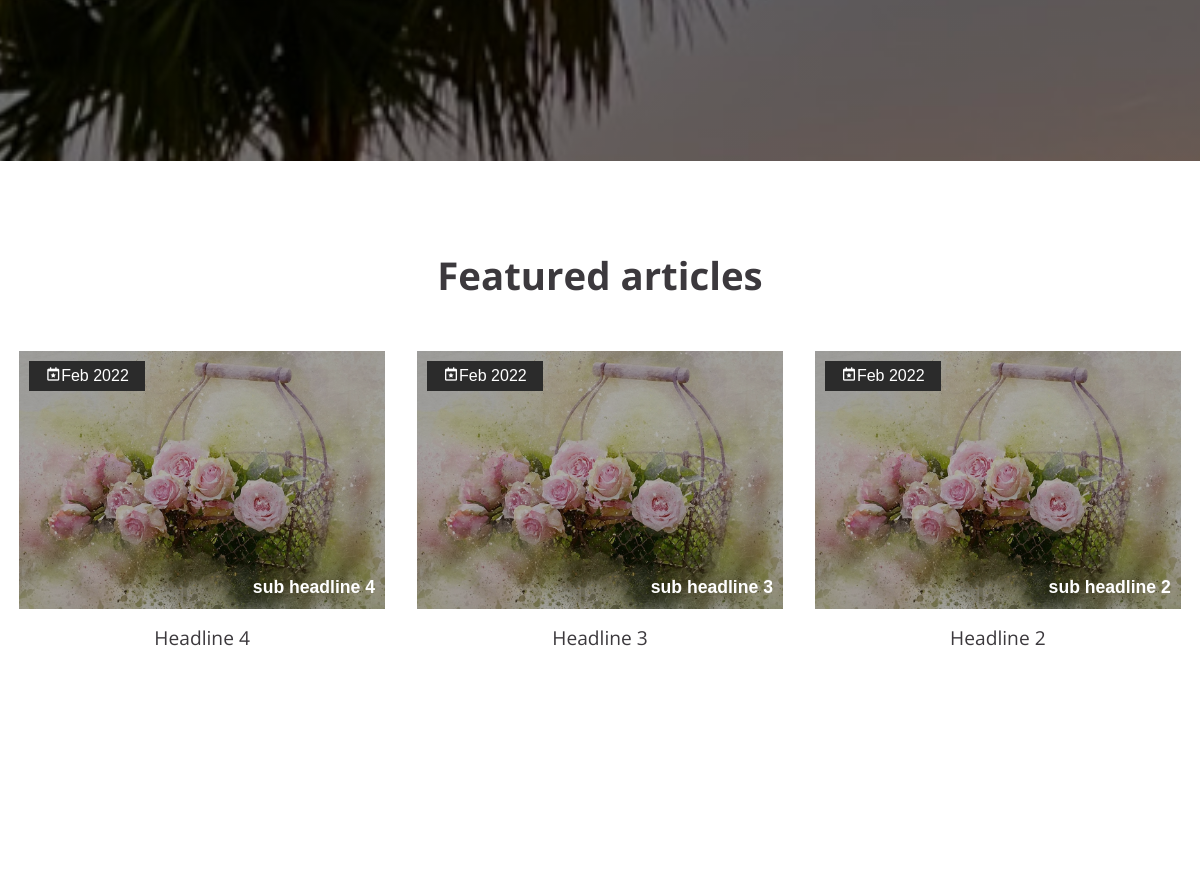
Before: / (middle part) with the older database file.
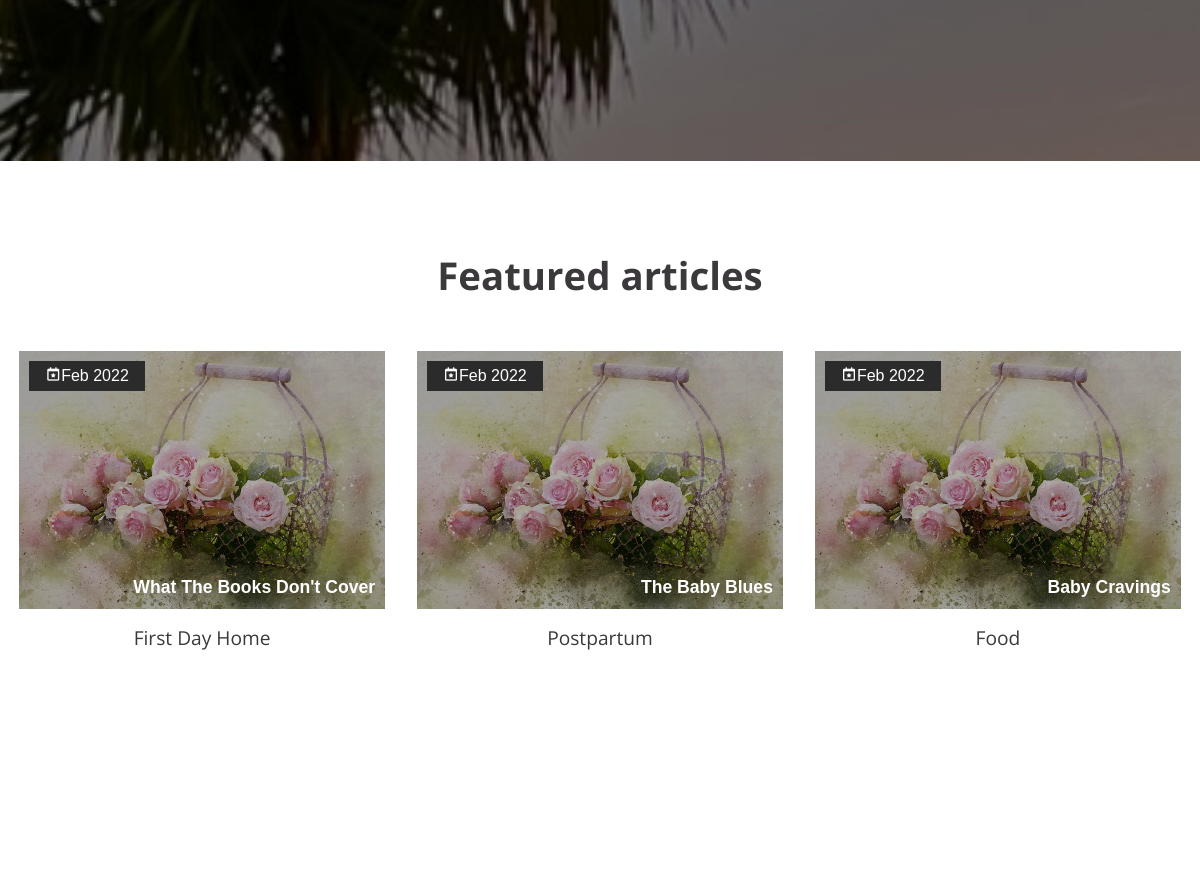
After: the same page with the newer database file.
### blog/models.py (models this page shows, shortened)
class Article (models.Model):
    author = models.ForeignKey(
        Profile, on_delete=models.CASCADE, related_name='author')
    headline = models.CharField(max_length=200)
    sub_headline = models.CharField(max_length=200, null=True, blank=True)
    image = models.ImageField(null=True, blank=True, upload_to="article", default="placeholder.png")
    body = RichTextUploadingField(null=True, blank=True)
    featured = models.BooleanField(default=False)
    tags = models.ManyToManyField(Tag, blank=True)
    options = (
        ('draft', 'Draft'),
        ('published', 'Published'),
    )
    slug = models.SlugField(max_length=250, unique_for_date='publish')
    publish = models.DateTimeField(default=timezone.now)
    status = models.CharField(max_length=10, choices=options, default='draft')
    objects = models.Manager()  # default manager
    articlemanager = ArticleManager()  # custom manager
    def get_absolute_url(self):
        return reverse('blog:article', args=[self.slug])
    class Meta:
        ordering = ('-publish',)

### blog/views.py (the view)
# urls.py: path('', views.home, name='home'),
def home(request):
    featured = Article.articlemanager.filter(featured=True)[0:3]
    context = {
        'articles': featured
    }
    return render(request, 'index.html', context)

### blog/models.py (called while the page is built)
    def get_queryset(self):
        return super().get_queryset().filter(status='published')

### blog/templates/index.html (shortened to what this page needs)
{% load static %}
<!DOCTYPE html>
<html>
  <head>
    <link href='https://unpkg.com/boxicons@2.0.7/css/boxicons.min.css' rel='stylesheet'>
    <link rel="stylesheet" href="{% static 'css/style.css' %}">
  </head>
  <body>
    <header>
      <div class = "banner">
      </div>
    </header>
    <section class = "featured" id = "featured">
      <div class = "container">
        <div class = "title">
          <h2>Featured articles</h2>
        </div>
        <div class = "featured-content">
          {% for article in articles %}
          <div class = "featured-item">
            <div class = "featured-img">
              <a href="{{ article.get_absolute_url }}">
                <img src = "{{ article.image.url }}" alt = "">
                <span><i class='bx bx-calendar-star'></i>{{ article.publish|date:"M Y" }}</span>
                <span>{{ article.sub_headline }}</span>
              </a>
            </div>
            <div class = "featured-title">
              <a href = "{{ article.get_absolute_url }}">{{ article.headline }}</a>
            </div>
          </div>
          {% empty %}
			      <h3>No Featured Article at the Moment...</h3>
          {% endfor %}
        </div>
      </div>
    </section>
    <section class = "about" id = "about">
      <div class = "container">
        <div class = "about-content">
          <div class = "about-text">
            <div class = "title">
            </div>
          </div>
        </div>
      </div>
    </section>
  </body>
</html>

Changed rows visible on the page:
changed Article: image: a different picture; sub_headline "sub headline 4" → "What The Books Don't Cover"; headline "Headline 4" → "First Day Home"
changed Article: image: a different picture; sub_headline "sub headline 3" → "The Baby Blues"; headline "Headline 3" → "Postpartum"
changed Article: image: a different picture; sub_headline "sub headline 2" → "Baby Cravings"; headline "Headline 2" → "Food"
